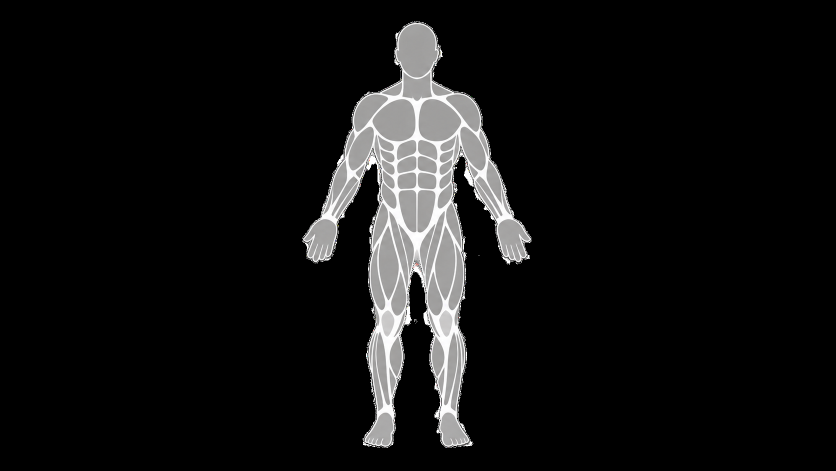
#> input picture assets/body/body-front.png, 1672 x 941 px (shown at 1/2 size)
$ python make_map.py
#> lines starting #> are read from the running program, lines starting #| are printed output that depends on the picture; after the words box and inside, x2 and y2 are one past the last pixel; in counts of white or black regions, pixels touching at a corner belong together
### assets/body/make.py
"""Colour the anatomy figures per muscle state.

Reads body-front.png / body-back.png (flat grey figures, muscles separated by white gaps),
finds each muscle as a connected dark region, and writes tinted PNGs with a transparent background.

    python assets/body/make.py

ponytail: component ids are tied to these two source images; if the art is regenerated, re-run
with DEBUG=1 to print numbered overlays (dbg-*.png) and update FRONT / BACK below.
"""
import os
import cv2
import numpy as np

HERE = os.path.dirname(os.path.abspath(__file__))

# component id -> muscle. Anything not listed is body base (head, neck, hands, feet).
FRONT = {
    'upper_back': [3, 4],
    'front_delts': [5, 6],
    'chest': [7, 8],
    'biceps': [9, 10, 28, 29],
    'triceps': [11, 12],
    'abs': [13, 14, 15, 16, 17, 18, 19, 20, 22, 23, 24, 25, 30, 31, 32, 33, 38, 39, 41, 42],
    'quads': [43, 44, 45, 46, 49, 50, 51, 52, 53, 54, 55, 56, 57, 58, 59, 60],
    'calves': [62, 63, 65, 66, 67, 68, 69, 70, 72, 73],
    'forearms': [26, 27, 34, 35, 36, 37, 40],
}
BACK = {
    'upper_back': [1, 2, 5, 6, 7, 8, 11, 12, 13, 14],
    'rear_delts': [3, 4],
    'triceps': [9, 10],
    'lower_back': [20, 22],
    'glutes': [24, 25, 28, 29],
    'hamstrings': [31, 32, 33, 34, 35, 36, 37, 38, 39, 40, 41, 42],
    'calves': [43, 44, 45, 46, 47, 48],
    'forearms': [15, 16, 17, 18, 19, 21],
}
SOURCES = {'front': ('body-front.png', 190, FRONT), 'back': ('body-back.png', 185, BACK)}

# How used each region is, 0 (ready) to 1 (fully used). Demo state matching the canvas mock:
# push muscles were trained on Wednesday, legs are fresh. Regions not listed are ready.
USED = {'chest': 0.95, 'front_delts': 0.7, 'triceps': 0.5, 'upper_back': 0.3}
# Ready muscles are grey; used muscles go from pale red to dark red.
REDS = [(0.0, '#F7CDD2'), (0.5, '#E8596B'), (0.75, '#D91E36'), (1.0, '#7A0E1E')]
THEMES = {
    'light': {'ready': '#AEAEB2', 'base': '#E1E1E6'},
    'dark': {'ready': '#48484A', 'base': '#2C2C2E'},
}
# Share of the weekly set target done per region (Progress tab), shown relative to the most-trained
# region: that one is the darkest red, the rest are paler, untrained regions stay grey (same scale as USED).
WEEK = {'chest': 0.75, 'triceps': 0.67, 'front_delts': 0.63, 'upper_back': 0.57, 'biceps': 0.44, 'abs': 0.33, 'rear_delts': 0.3}
WEEK_REL = {r: v / max(WEEK.values()) for r, v in WEEK.items()}
# Muscles in today's workout (workout page).
TODAY = {'quads': 1, 'glutes': 1, 'hamstrings': 1, 'calves': 1}
SOLID = [(0.0, '#D91E36'), (1.0, '#D91E36')]
# Program emphasis (program picker): what each program trains most.
UPPER = ['chest', 'upper_back', 'front_delts', 'rear_delts', 'biceps', 'triceps']
LOWER = ['quads', 'glutes', 'hamstrings', 'calves']
PROG = {
    'balanced': {r: 0.6 for r in UPPER + LOWER + ['abs', 'lower_back']},
    'upper': dict({r: 0.95 for r in UPPER}, **{r: 0.15 for r in LOWER}, abs=0.5, lower_back=0.5),
    'legs': dict({r: 0.95 for r in LOWER}, **{r: 0.15 for r in UPPER}, abs=0.5, lower_back=0.5),
}
# name -> (values per region, colour ramp); regions with no value are ready grey
SETS = {'body': (USED, REDS), 'week': (WEEK_REL, REDS), 'today': (TODAY, SOLID)}
SETS.update({'prog-' + k: (v, REDS) for k, v in PROG.items()})
# Home's red workout card: today's muscles in white, the rest of the body in darker reds, for both themes.
SETS['hero'] = (TODAY, [(0.0, '#FFFFFF'), (1.0, '#FFFFFF')])
ON_RED = {'ready': '#9B1B2E', 'base': '#AB1E33'}
# The same figure with nothing lit; the finished screen fades from this one to 'hero' so the muscles light up.
SETS['heroff'] = ({}, SOLID)


def bgr(hex_):
    h = hex_.lstrip('#')
    return np.array([int(h[4:6], 16), int(h[2:4], 16), int(h[0:2], 16)], np.float32)


# [5 lines left out: function ramp, not called in this run]


def load(name):
#> called with name = 'front'
    f, thr, groups = SOURCES[name]
    im = cv2.imread(os.path.join(HERE, f), cv2.IMREAD_UNCHANGED)
#> im is the input picture: shape (941, 1672, 4); mean B, G, R, A 17.8, 17.8, 17.9, 22.1
    a = im[:, :, 3].astype(np.float32) / 255
    g = cv2.cvtColor(im[:, :, :3], cv2.COLOR_BGR2GRAY).astype(np.float32) * a + 255 * (1 - a)
    ys, xs = np.where(g < 250)
    g = g[ys.min() - 6:ys.max() + 7, xs.min() - 6:xs.max() + 7]
#> g: shape (860, 468) float32
    dark = (g < thr).astype(np.uint8)
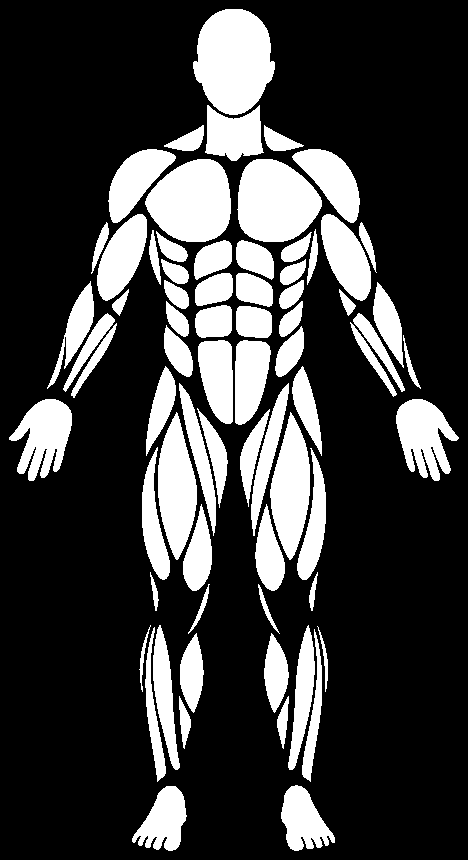
#> dark: shape (860, 468); values 0 (black) and 1 (white), 24.2% white; 71 white regions, largest, box (x1, y1, x2, y2) and area: (193, 9, 275, 115) 6501, (145, 159, 231, 242) 5422, (237, 159, 322, 242) 5398
    n, lab, stats, cent = cv2.connectedComponentsWithStats(dark, connectivity=4)
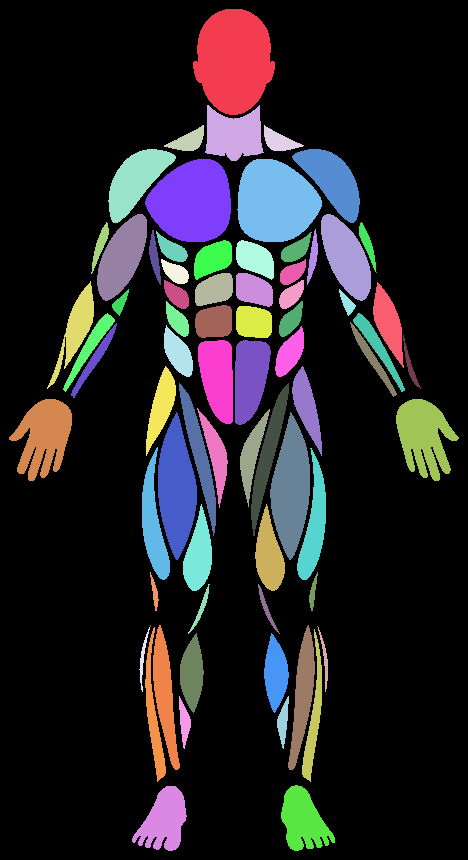
#> lab: shape (860, 468) int32; 76 distinct labels, from 0 to 75; one colour per label, 0 black
#> n = 76; stats = 76 rows, first 6: [0, 0, 468, 860, 305124], [193, 9, 82, 106, 6501], [205, 105, 59, 56, 2327], [164, 125, 40, 26, 527], [264, 125, 40, 26, 515], [108, 149, 68, 74, 2539]; cent = 76 pairs, first value 43.67 to 423.4, second value 60.01 to 820.3
    return g, dark, lab, stats, cent, n, groups


# [30 lines left out: functions render, debug, not called in this run]


# [8 lines that do not run on import are left out]

### assets/body/make_map.py
"""Write the region maps the app colours at runtime (app/src/figure.ts).

Same muscle detection as make.py, but instead of fixed colours each pixel stores which region it belongs to:
red = muscle code (0 = body base, then the catalog's MUSCLES order + 1), green = coverage (0..255).
The PNG itself is opaque, so browsers decode both channels exactly (no premultiplied alpha).

    python assets/body/make_map.py
"""
import os
import cv2
import numpy as np

from make import HERE, SOURCES, load

# The catalog's muscle order (src/library/schema.ts MUSCLES: the engine regions, then the extra muscles); make.py uses two older names.
# A muscle only shows once the artwork draws it as its own shape and make.py lists that shape. Today that is the first thirteen.
REGIONS = ['chest', 'front_delt', 'side_rear_delt', 'triceps', 'upper_back', 'biceps',
           'quads', 'glutes', 'hamstrings', 'calves', 'abs', 'lower_back',
           'forearms', 'traps', 'obliques', 'adductors', 'hip_flexors']
ALIAS = {'front_delts': 'front_delt', 'rear_delts': 'side_rear_delt'}


def write(name):
    g, dark, lab, stats, cent, n, groups = load(name)
#> n = 76; groups = 9 items
    code = np.zeros(n, np.uint8)
#> code = 76 values from 0 to 0
    for r, ids in groups.items():
        for cid in ids:
            code[cid] = REGIONS.index(ALIAS.get(r, r)) + 1
#> this loop made 9 passes
#> (r, ids) on passes 1, 2, 3, 4, 5, 8, 9: ('upper_back', [3, 4]), ('front_delts', [5, 6]), ('chest', [7, 8]), ('biceps', [9, 10, 28, 29]), ('triceps', [11, 12]), ('calves', [62, 63, 65, 66, 67, 68, 69, 70, 72, 73]), ('forearms', [26, 27, 34, 35, 36, 37, 40])
#> r on passes 6 to 7: 'abs', 'quads'
#> after the loop, code = 76 values, max 13 at index 26, min 0 at index 0, mean 7.51
    near = cv2.dilate(lab.astype(np.uint16), np.ones((5, 5), np.uint8))
    edge = (near > 0) & (dark == 0)
#> edge: shape (860, 468) bool; 7.1% white in thin lines or dots
    mu = float(np.median(g[dark == 1]))
#> mu = 160.4
    alpha = np.clip((250 - g) / 20, 0, 1)
    alpha[edge] = np.clip((250 - g[edge]) / (250 - mu), 0, 1)
#> alpha: shape (860, 468) float32; min 0, max 1, mean 0.26
    alpha[dark == 1] = 1
    reg = np.zeros(g.shape, np.uint8)
    reg[edge] = code[near[edge]]
    reg[dark == 1] = code[lab[dark == 1]]
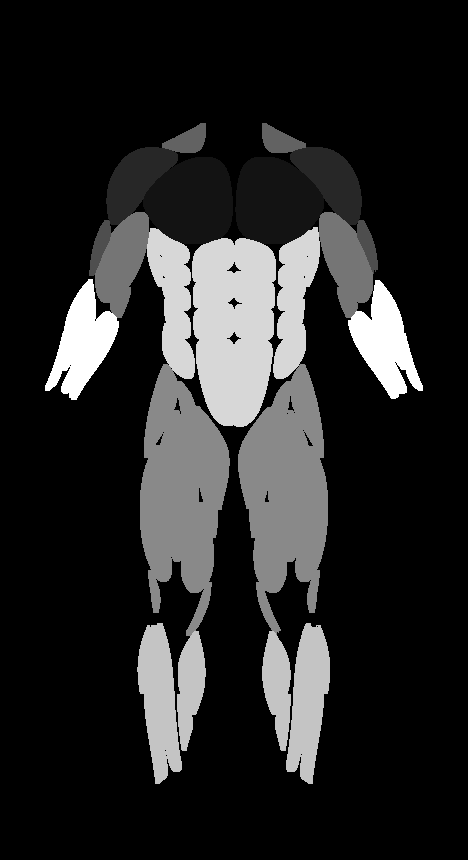
#> reg: shape (860, 468); min 0, max 13, mean 1.94; drawn with min black and max white
    out = np.zeros(g.shape + (3,), np.uint8)  # BGR
    out[:, :, 2] = reg
    out[:, :, 1] = np.round(alpha * 255).astype(np.uint8)
    path = os.path.join(HERE, 'map-%s.png' % name)
    cv2.imwrite(path, out, [cv2.IMWRITE_PNG_COMPRESSION, 9])
    return path


if __name__ == '__main__':
    print('wrote', ', '.join(write(n) for n in SOURCES))
#> call 2 of write, with name = 'back'
#> call 2 of load, with name = 'back'
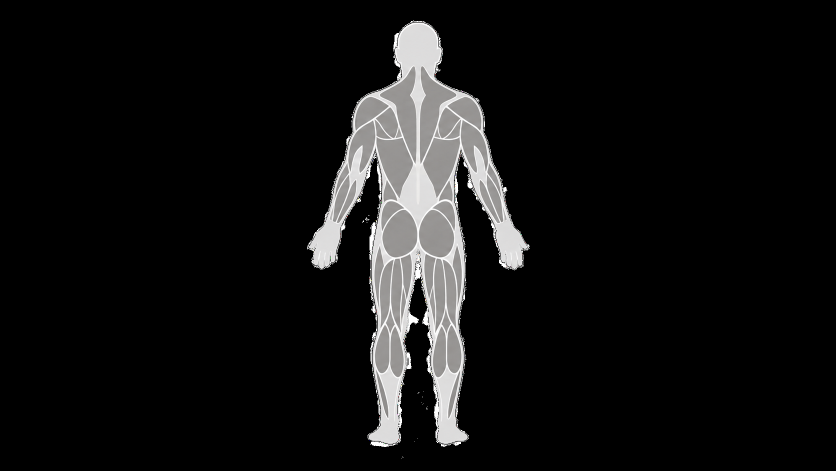
#> input picture assets/body/body-back.png, 1672 x 941 px (shown at 1/2 size)
#> in load, im is the input picture: shape (941, 1672, 4); mean B, G, R, A 18.1, 18.1, 18.3, 22.3
#> in load (call 2), `dark = (g < thr).astype(np.uint8)`: dark: shape (855, 449); values 0 (black) and 1 (white), 20.3% white; 46 white regions, largest, box (x1, y1, x2, y2) and area: (148, 94, 221, 288) 5578, (228, 94, 301, 288) 5555, (234, 236, 308, 357) 5141
#> in load (call 2), `n, lab, stats, cent = cv2.connectedComponentsWithStats(dark, connectiv..`:
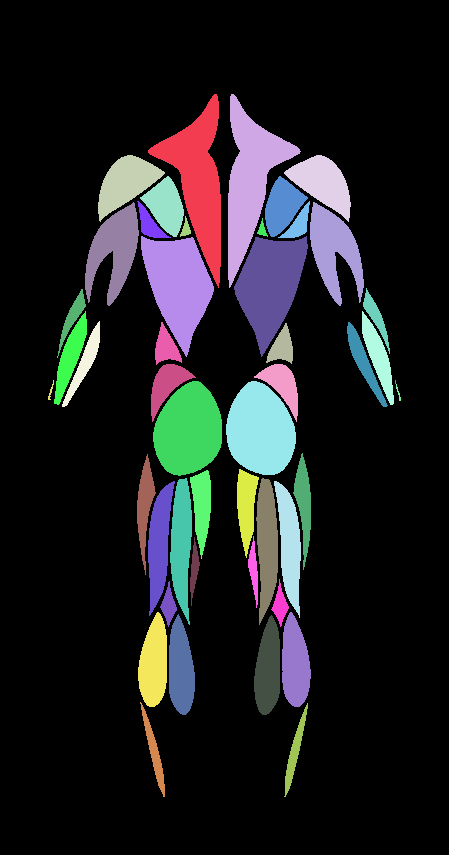
#> lab: shape (855, 449) int32; 49 distinct labels, from 0 to 48; one colour per label, 0 black
#> in load (call 2), `n, lab, stats, cent = cv2.connectedComponentsWithStats(dark, connectiv..`: n = 49; stats = 49 rows, first 6: [0, 0, 449, 855, 305830], [148, 94, 73, 194, 5578], [228, 94, 73, 194, 5555], [98, 155, 67, 67, 2273], [284, 155, 67, 67, 2274], [140, 176, 44, 61, 1506]; cent = 49 pairs, first value 50.46 to 398, second value 179.7 to 751.7
#> in write (call 2), `g, dark, lab, stats, cent, n, groups = load(name)`: n = 49; groups = 8 items
#> the loop in write (call 2), `for r, ids in groups.items():` made 8 passes
#> (r, ids) on passes 1 to 8: ('upper_back', [1, 2, 5, 6, 7, 8, 11, 12, 13, 14]), ('rear_delts', [3, 4]), ('triceps', [9, 10]), ('lower_back', [20, 22]), ('glutes', [24, 25, 28, 29]), ('hamstrings', [31, 32, 33, 34, 35, 36, 37, 38, 39, 40, 41, 42]), ('calves', [43, 44, 45, 46, 47, 48]), ('forearms', [15, 16, 17, 18, 19, 21])
#> after the loop in write (call 2), `for r, ids in groups.items():`: code = 49 values, max 13 at index 15, min 0 at index 0, mean 7.47
#> in write (call 2), `edge = (near > 0) & (dark == 0)`:
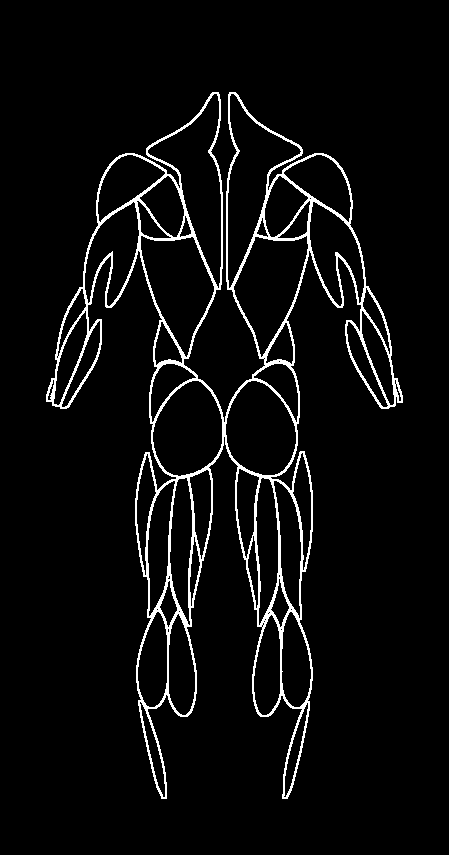
#> edge: shape (855, 449) bool; 4.9% white in thin lines or dots, all inside (x1, y1, x2, y2) = (46, 92, 403, 799)
#> in write (call 2), `mu = float(np.median(g[dark == 1]))`: mu = 149.8
#> in write (call 2), `alpha[edge] = np.clip((250 - g[edge]) / (250 - mu), 0, 1)`: alpha: shape (855, 449) float32; min 0, max 1, mean 0.319
#> in write (call 2), `out[:, :, 1] = np.round(alpha * 255).astype(np.uint8)`:
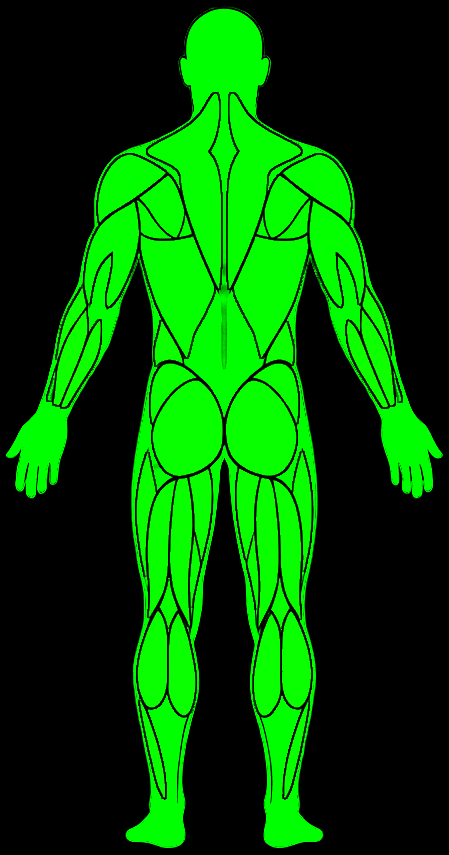
#> out: shape (855, 449, 3); mean of channels 0, 1, 2 0, 81.4, 1.9; drawn as B, G, R
